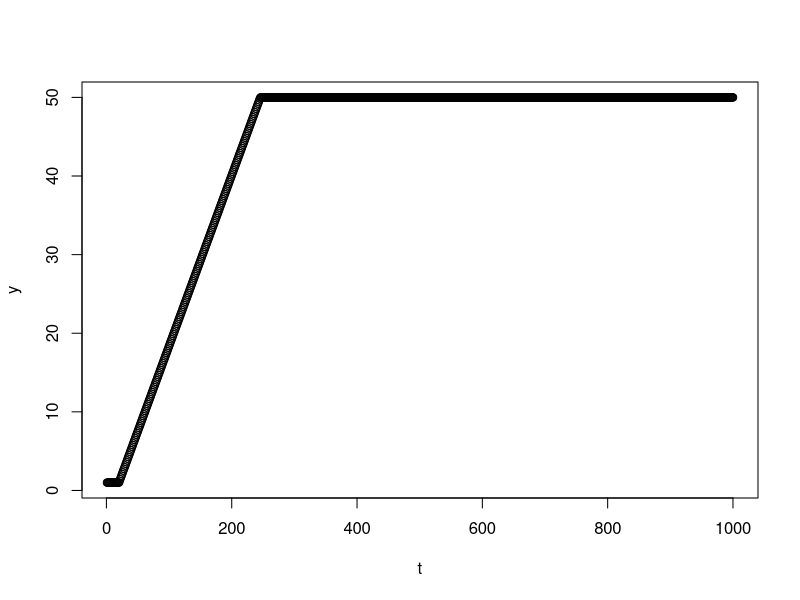

Here is the R script that generated this plot:
#functions for growth
Logistic_model <- function(N0,k,r,t){
  return(y <- (N0 * k * exp(r*t))/(k + N0 * (exp(r*t)-1)))
}
#as r increases,the less time it takes for the population to reach k so goes from s shape to r shape
#as k increases, the more time it takes for the population to reach k so more time before it exponentially grows rapidly

Baryani_model <- function(tlag,N0,k,r,t){
  h0 <- tlag * r
  return(y <- N0 + (r * t) + ((1/r) * log(exp(-r*t)+exp(-h0)-exp((-r*t)-h0))) - 
           log(1 + (exp(r*t)+(1/r) * log(exp(-r*t)+exp(-h0)-exp((-r*t)-h0))-1)/(exp(k-N0))))
}
#increasing h0 causes lag before increase and can cause decrease if greater than 1
#increasing k causes graph to become linear
#increasing r causes it to become r shape faster

Gompertz_model <- function(tlag,N0,k,r,t){
  A <- log(k/N0)
  return(y <- A * exp(-exp(((r * exp(1) * (tlag - t))/A) + 1)))
}
#increasing tlag causes the exponential increase to occur later
#increasing r causes the exponential increase to occur more rapidly
#increasing k causes the exponential increase line to become more linear

Buchanan_model <- function(tlag,N0,k,r,t){
  return(N0 + (t >= tlag) * (t <= (tlag + (k - N0) * log(10)/r)) * 
           r * (t - tlag)/log(10) + (t >= tlag) * 
           (t > (tlag + (k - N0) * log(10)/r)) * (k - N0))
}
t <- c(1:1000)
N0 <- 1
k <- 50
r <- 0.5
tlag <-20
y <- Buchanan_model(tlag,N0,k,r,t)
plot(t,y)
#decreasing k lessens the time taken to reach carrying capacity
#increasing tlag causes the time for linear increase to occur later
#increasing r makes the linear growth steeper
#smaller starting value takes longer to reach carrying capacity

Quadratic_model_2nd_deg <- function(A,B,C,t){
  return(y <- A + (B * t) + (C * t^2))
}

Quadratic_model_3rd_deg <- function(A,B,C,D,t){
  return(y <- A + (B * t) + (C * t^2) + (D * t^3))
}

Quadratic_model_4th_deg <- function(A,B,C,D,E,t){
  return(y <- A + (B * t) + (C * t^2) + (D * t^3) + (E * t^4))
}
#increasing degree makes it steeper
#use lm function and poly with set degrees
